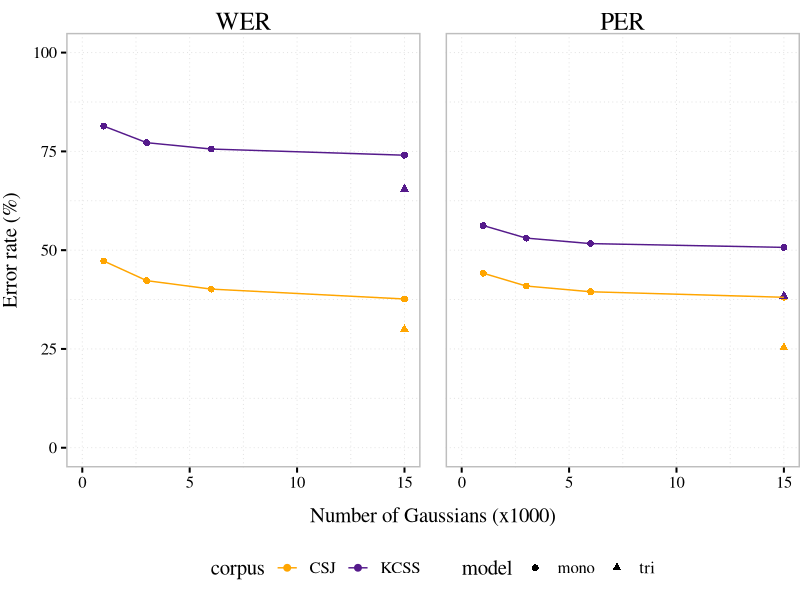

Write the R code that produced this figure.
#############
# LIBRARIES ####
#############

library(ggplot2)
library(reshape2)

#############
# FUNCTIONS ####
#############

### Aesthetics
theme_ita <- function (base_size = 15, base_family = "Times") {
  theme_grey(base_size = base_size, base_family = base_family) %+replace% 
    theme(axis.text = element_text(size = rel(0.8)), 
          axis.title.x = element_text(margin=margin(10,0,0,0)),
          axis.title.y = element_text(angle=90, margin=margin(0,10,0,0)),
          axis.ticks = element_line(colour = "black"), 
          axis.line = element_line(colour = NA, size = 0.5), 
          legend.key = element_rect(colour = "white"), 
          panel.background = element_rect(fill = "white", colour = NA), 
          panel.border = element_rect(fill = NA, colour = "gray", size = 1), 
          panel.spacing = unit(1.25, "lines"),
          panel.grid.major = element_line(colour = "gray88", size = 0.3, linetype = "dotted"), 
          panel.grid.minor = element_line(colour = "gray88", size = 0.3, linetype = "dotted"), 
          strip.background = element_blank(),
          strip.text = element_text(size = rel(1.2)),
          #strip.switch.pad.wrap = unit(c(1,1,1,1), "cm"), 
          plot.margin = unit(c(0.25,0,0.25,0), "cm"),
          plot.title = element_text(margin=margin(0,0,5,0))
    )
}

###############
# CREATE DATA ####
###############

d.eval <- data.frame(corpus=c(rep("CSJ",6), rep("KCSS",6)), 
                     model=rep(c(rep("mono", 4), "tri", "mono"), 2),
                     totgauss=rep(c(1, 3, 6, rep(15,3)), 2),
                     set=rep(c(rep("valid", 5), "test"), 2),
                     WER=c(c(47.24, 42.28, 40.14, 37.64, 29.94, 37.48), 
                           c(81.39, 77.2, 75.59, 74.03, 65.48, 73.35)),
                     PER=c(c(44.16, 40.92, 39.47, 38.07, 25.33, 37.96), 
                           c(56.23, 53.05, 51.66, 50.70, 38.42, 50.7)))
d.eval.melted <- melt(d.eval, id.vars = c("corpus", "model", "totgauss", "set"))

########
# PLOT ####
########
pdf(file="figures/plot_hmm_evaluations.pdf", width = 6, height = 4)

ggplot(d.eval.melted[d.eval.melted$set=="valid",], aes(x=totgauss, y=value, col=corpus, pch=model)) + 
  facet_wrap(~variable) +
  geom_point(size=2) + geom_line() +
  xlim(0,15) + ylim(0, 100) + 
  xlab("Number of Gaussians (x1000)") + ylab("Error rate (%)") +
  scale_color_manual(values=c("orange", "purple4")) +
  theme_ita() + theme(legend.position="bottom")

dev.off()